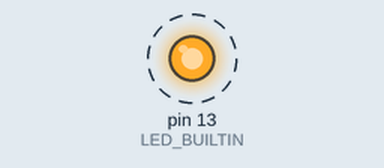
This sketch was run on a simulated Teensy 4. On the bench: output pins drawn as LEDs (lit = HIGH). Dashed ring = blinking.

Above: at 0.2 s.
Timing chart, 0 to 3.0 s (numbered marks = the images above):
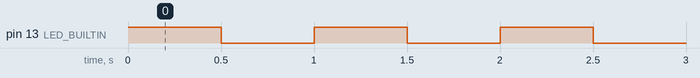

The sketch:

blink.ino
```cpp
/*
 * Arduion equivalent of hello world.
 */
int state;

void
setup() {
	pinMode(LED_BUILTIN, OUTPUT);
	state = 0;
}

void
loop() {
	state = 1 - state;
	if (state) {
		digitalWrite(LED_BUILTIN, HIGH);
	} else {
		digitalWrite(LED_BUILTIN, LOW);
	}
	delay(500);
}
```

Measured:
- by itself, pin 13 (LED_BUILTIN): alternates HIGH for 0.50 s and LOW for 0.50 s
